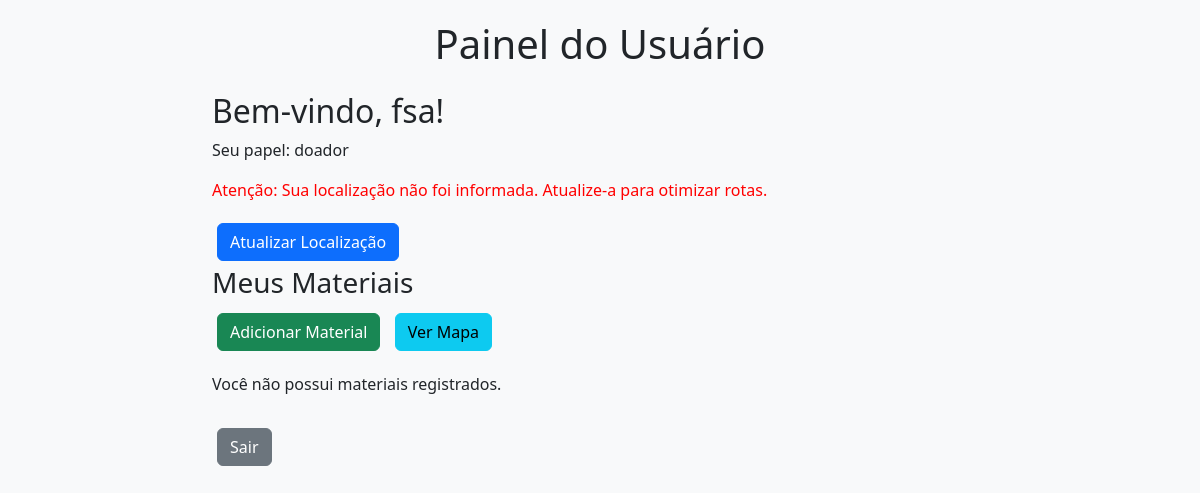
Before: /dashboard/1 (signed in) with the older database file.
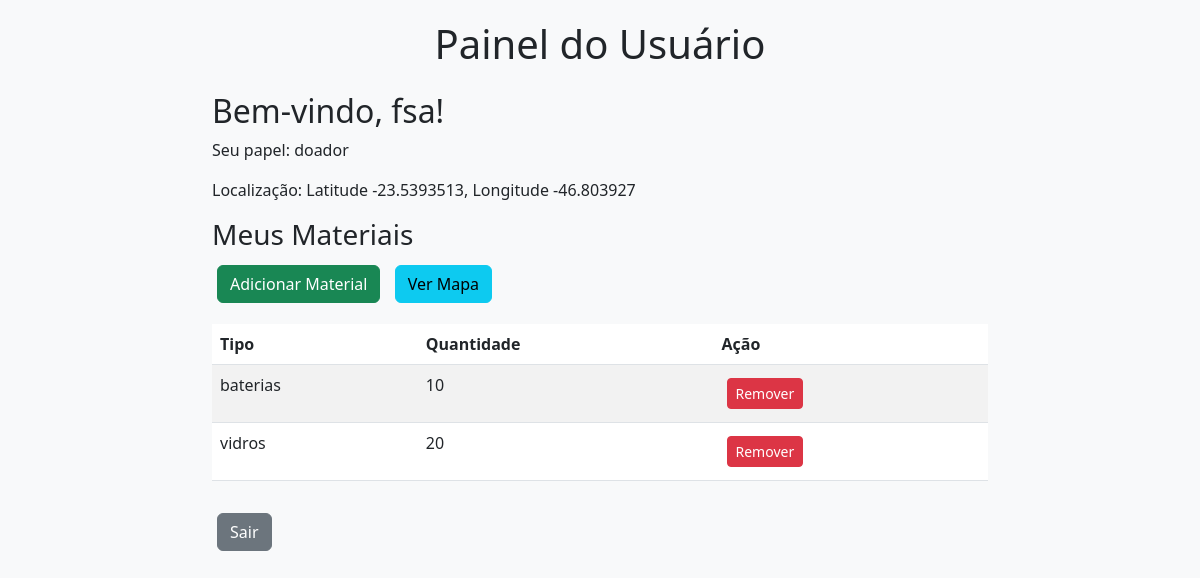
After: the same page with the newer database file.
### tables this page shows
CREATE TABLE users (
                    id INTEGER PRIMARY KEY AUTOINCREMENT,
                    username TEXT UNIQUE NOT NULL,
                    password TEXT NOT NULL,
                    role TEXT NOT NULL,
                    latitude REAL,
                    longitude REAL);

CREATE TABLE materials (
                    id INTEGER PRIMARY KEY AUTOINCREMENT,
                    user_id INTEGER,
                    material_type TEXT NOT NULL,
                    quantity INTEGER NOT NULL,
                    FOREIGN KEY (user_id) REFERENCES users (id));

### app.py (the view, shortened to what this page needs)
@app.route('/dashboard/<int:user_id>')
def dashboard(user_id):
    if 'user_id' not in session or session['user_id'] != user_id:
        flash('Por favor, faça login para acessar o painel.', 'error')
        return redirect(url_for('login'))
    conn = sqlite3.connect('recyclable_platform.db')
    c = conn.cursor()
    c.execute('SELECT * FROM users WHERE id = ?', (user_id,))
    user = c.fetchone()
    materials = []
    if user[3] == 'doador':
        c.execute('SELECT * FROM materials WHERE user_id = ?', (user_id,))
        materials = c.fetchall()
    doadores = []
    doadores_sem_localizacao = []
    conn.close()
    return render_template('dashboard.html', user=user, materials=materials, doadores=doadores, doadores_sem_localizacao=doadores_sem_localizacao)

### templates/dashboard.html (shortened to what this page needs)
<!DOCTYPE html>
<html lang="pt-br">
<head>
    <link href="https://cdn.jsdelivr.net/npm/bootstrap@5.3.0/dist/css/bootstrap.min.css" rel="stylesheet">
</head>
<body>
    <div class="container">
        <h1 class="text-center mb-4">Painel do Usuário</h1>
        {% if user %}
            <h2>Bem-vindo, {{ user[1] }}!</h2>
            <p>Seu papel: {{ user[3] }}</p>
            {% if user[4] is none or user[5] is none %}
                <p style="color: red;">Atenção: Sua localização não foi informada. Atualize-a para otimizar rotas.</p>
                <a href="{{ url_for('update_location', user_id=user[0]) }}" class="btn btn-primary">Atualizar Localização</a>
            {% else %}
                <p>Localização: Latitude {{ user[4] }}, Longitude {{ user[5] }}</p>
            {% endif %}
            {% if user[3] == 'doador' %}
                <h3>Meus Materiais</h3>
                <a href="{{ url_for('add_material', user_id=user[0]) }}" class="btn btn-success">Adicionar Material</a>
                <a href="{{ url_for('show_map', user_id=user[0]) }}" class="btn btn-info">Ver Mapa</a>
                {% if materials %}
                    <table class="table table-striped mt-3">
                        <thead>
                            <tr>
                                <th>Tipo</th>
                                <th>Quantidade</th>
                                <th>Ação</th>
                            </tr>
                        </thead>
                        <tbody>
                            {% for material in materials %}
                                <tr>
                                    <td>{{ material[2] }}</td>
                                    <td>{{ material[3] }}</td>
                                    <td>
                                        <form action="{{ url_for('remove_material', user_id=user[0], material_id=material[0]) }}" method="post" style="display:inline;">
                                            <button type="submit" class="btn btn-danger btn-sm">Remover</button>
                                        </form>
                                    </td>
                                </tr>
                            {% endfor %}
                        </tbody>
                    </table>
                {% else %}
                    <p class="mt-3">Você não possui materiais registrados.</p>
                {% endif %}
            {% endif %}
            <a href="{{ url_for('logout') }}" class="btn btn-secondary mt-3">Sair</a>
        {% else %}
            <p class="text-danger">Usuário não encontrado.</p>
            <a href="{{ url_for('login') }}" class="btn btn-primary">Voltar ao Login</a>
        {% endif %}
    </div>
</body>
</html>

Changed rows visible on the page:
changed users "fsa": latitude (not shown) → "-23.5393513"; longitude (not shown) → "-46.803927"
added materials: material_type "baterias", quantity "10"
added materials: material_type "vidros", quantity "20"
Other visible differences:
text no longer shown: "Atenção: Sua localização não foi informada. Atualize-a para otimizar rotas. Atualizar Localização Você não possui materiais registrados."
text now shown: "Localização: Latitude , Longitude Tipo Quantidade Ação"
